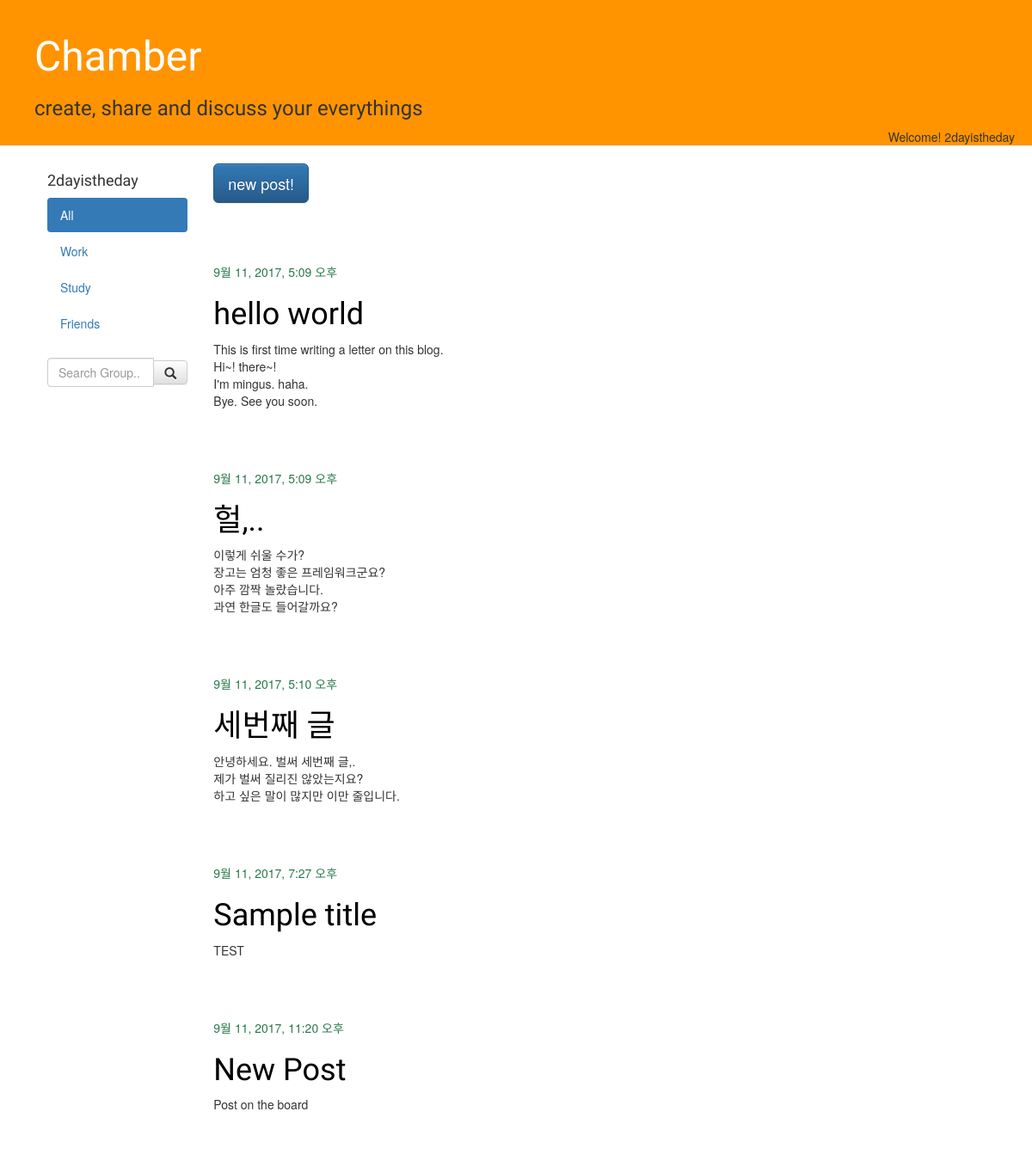
The app's page /post/ (signed in) with its own data.
### blog/models.py (models this page shows, shortened)
class Post(models.Model):
    author = models.ForeignKey('auth.User')
    title = models.CharField(max_length=200)
    text = models.TextField()
    created_date = models.DateTimeField(
        default=timezone.now)
    published_date = models.DateTimeField(
        blank = True, null=True)

### blog/views.py (the view)
# urls.py: url(r'^post/$', views.post_list, name ='post_list'),
def post_list(request):
    posts = Post.objects.filter(published_date__lte = timezone.now()).order_by('published_date')
    return render(request, 'blog/post_list.html', {'posts': posts})

### blog/templates/blog/post_list.html
{% extends 'blog/base.html' %}
{% block content %}
    <div class="post">
        {% if user.is_authenticated %}
            <a href="{% url 'post_new' %}" class="btn btn-primary btn-lg">new post!</a>
        {% endif %}
    </div>
{% for post in posts %}
    <div class="post">
        <div class="date">
            {{ post.published_date }}
        </div>
        <h1><a href="{% url 'post_detail' pk=post.pk %}">{{ post.title }}</a></h1>
        <p>{{ post.text|linebreaksbr }}</p>
    </div>
{% endfor %}
{% endblock %}

### blog/templates/blog/base.html (shortened to what this page needs)
{% load staticfiles %}
<html lang="en">
    <head>
        <link rel="stylesheet" href="//maxcdn.bootstrapcdn.com/bootstrap/3.2.0/css/bootstrap.min.css">
        <link rel="stylesheet" href="//maxcdn.bootstrapcdn.com/bootstrap/3.2.0/css/bootstrap-theme.min.css">
        <link rel="stylesheet" href="{% static 'css/blog.css' %}">
    </head>
    <body>
    <div class="page-header">
        <h1 class="main_font">
            <a href="/">
                Chamber
            </a>
        </h1>
        <h3>
                create, share and discuss your everythings
        </h3>
        {% if user.is_authenticated %}
            <p class="save">Welcome! {{user.username}}</p>
        {% endif %}
    </div>
    <div class="content container-fluid">
        <div class="row">
            <div class="col-sm-2 sidenav">
                {% if user.is_authenticated %}
                <h4>{{user.username}}</h4>
                {% endif %}
                <ul class="nav nav-pills nav-stacked">
                <li class="active"><a href="#section1">All</a></li>
                <li><a href="#section2">Work</a></li>
                <li><a href="#section3">Study</a></li>
                <li><a href="#section3">Friends</a></li>
                </ul><br>
            <div class="input-group">
                <input type="text" class="form-control" placeholder="Search Group..">
                <span class="input-group-btn">
                <button class="btn btn-default" type="button">
                <span class="glyphicon glyphicon-search"></span>
                </button>
                </span>
            </div>
            </div>
            <div class="col-md-8">
            {% block content %}
            {% endblock %}
            </div>
        </div>
    </div>
    </body>
</html>

### blog/static/css/blog.css (style rules this page uses)
.page-header { background-color: #ff9400; margin-top: 0; padding: 20px 20px 20px 40px; }
.page-header h1, .page-header h1 a, .page-header h1 a:visited, .page-header h1 a:active { color: #ffffff; font-size: 36pt; text-decoration: none; }
.content { margin-left: 40px; }
h1, h2, h3, h4 { font-family: 'Asap Condensed', sans-serif; }
.main_font { font-family: 'Sedgwick Ave Display', cursive; }
.date { color: #29794A; }
.save { float: right; }
.post { margin-bottom: 70px; }
.post h1 a, .post h1 a:visited { color: #000000; }

### records on screen
Post: published_date "9월 11, 2017, 5:09 오후", title "hello world", text "This is first time writing a letter on this blog. Hi~! there~! I'm mingus. haha. Bye. See you soon."
Post: published_date "9월 11, 2017, 5:09 오후", title "헐,..", text "이렇게 쉬울 수가? 장고는 엄청 좋은 프레임워크군요? 아주 깜짝 놀랐습니다. 과연 한글도 들어갈까요?"
Post: published_date "9월 11, 2017, 5:10 오후", title "세번째 글", text "안녕하세요. 벌써 세번째 글,. 제가 벌써 질리진 않았는지요? 하고 싶은 말이 많지만 이만 줄입니다."
Post: published_date "9월 11, 2017, 7:27 오후", title "Sample title", text "TEST"
Post: published_date "9월 11, 2017, 11:20 오후", title "New Post", text "Post on the board"

### other values on screen
{{ user.username }} "2dayistheday"
